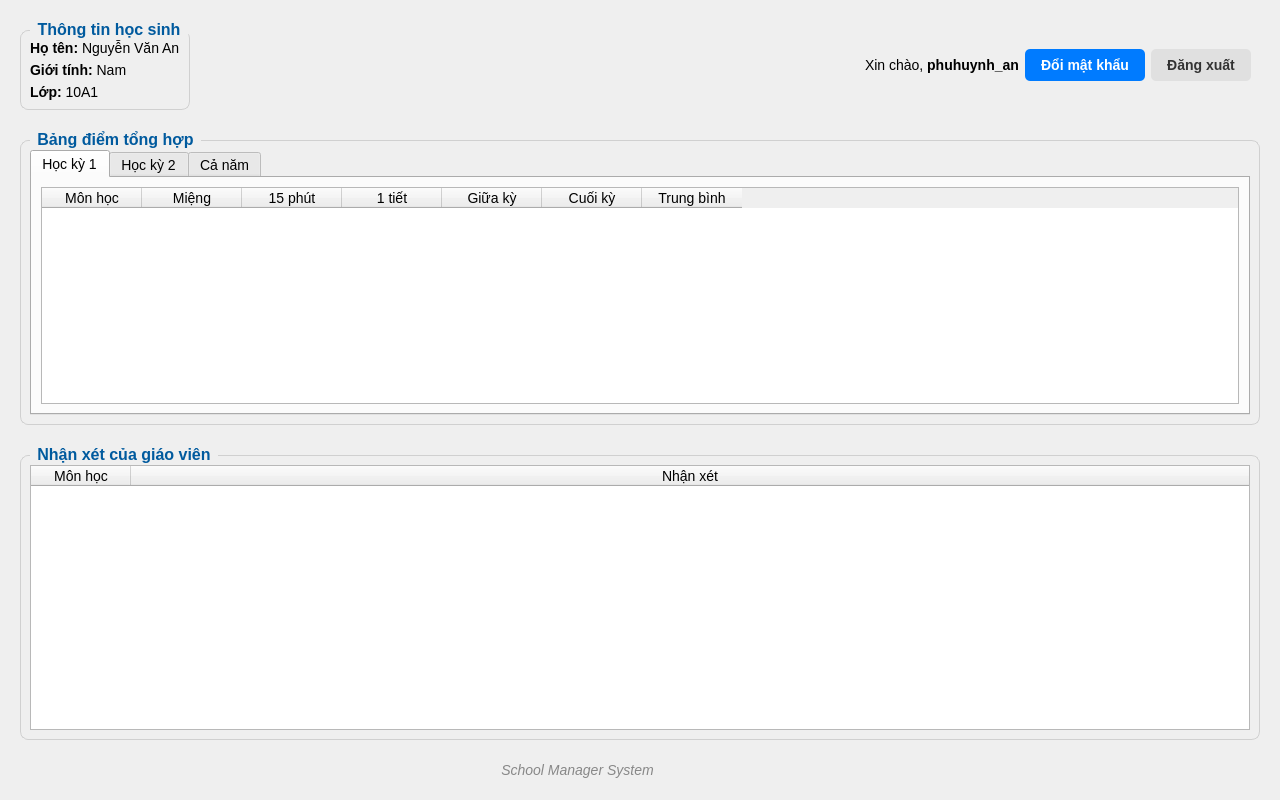
<?xml version="1.0" encoding="UTF-8"?>
<ui version="4.0">
 <class>MainWindow</class>
 <widget class="QMainWindow" name="MainWindow">
  <property name="geometry">
   <rect>
    <x>0</x>
    <y>0</y>
    <width>1280</width>
    <height>800</height>
   </rect>
  </property>
  <property name="windowTitle">
   <string>School Manager System</string>
  </property>
  <property name="styleSheet">
   <string notr="true">/* Bắt đầu thêm CSS tùy chỉnh tại đây nếu muốn */
QWidget {
    font-family: 'Segoe UI', Arial, sans-serif;
    font-size: 14px;
}

QGroupBox {
    font-size: 16px;
    font-weight: bold;
    border: 1px solid #D0D0D0;
    border-radius: 8px;
    margin-top: 10px;
}
QGroupBox::title {
    subcontrol-origin: margin;
    subcontrol-position: top left;
    padding: 0 5px 5px 5px;
    left: 10px;
    color: #005A9E;
}

QPushButton {
    background-color: #007BFF;
    color: white;
    font-weight: bold;
    border: none;
    border-radius: 5px;
    padding: 8px 16px;
}
QPushButton:hover {
    background-color: #0056b3;
}
</string>
  </property>
  <widget class="QWidget" name="centralwidget">
   <layout class="QVBoxLayout" name="verticalLayout">
    <property name="spacing">
     <number>20</number>
    </property>
    <property name="leftMargin">
     <number>20</number>
    </property>
    <property name="topMargin">
     <number>20</number>
    </property>
    <property name="rightMargin">
     <number>20</number>
    </property>
    <property name="bottomMargin">
     <number>20</number>
    </property>
    <item>
     <widget class="QWidget" name="header_widget" native="true">
      <layout class="QHBoxLayout" name="horizontalLayout_2">
       <property name="leftMargin">
        <number>0</number>
       </property>
       <property name="topMargin">
        <number>0</number>
       </property>
       <property name="rightMargin">
        <number>0</number>
       </property>
       <property name="bottomMargin">
        <number>0</number>
       </property>
       <item>
        <widget class="QGroupBox" name="student_info_box">
         <property name="enabled">
          <bool>true</bool>
         </property>
         <property name="minimumSize">
          <size>
           <width>163</width>
           <height>0</height>
          </size>
         </property>
         <property name="title">
          <string>Thông tin học sinh</string>
         </property>
         <layout class="QVBoxLayout" name="verticalLayout_2">
          <item>
           <widget class="QLabel" name="label_name">
            <property name="text">
             <string>&lt;b&gt;Họ tên:&lt;/b&gt; Nguyễn Văn An</string>
            </property>
           </widget>
          </item>
          <item>
           <widget class="QLabel" name="label_gender">
            <property name="text">
             <string>&lt;b&gt;Giới tính:&lt;/b&gt; Nam</string>
            </property>
           </widget>
          </item>
          <item>
           <widget class="QLabel" name="label_class">
            <property name="text">
             <string>&lt;b&gt;Lớp:&lt;/b&gt; 10A1</string>
            </property>
           </widget>
          </item>
         </layout>
        </widget>
       </item>
       <item>
        <spacer name="horizontalSpacer">
         <property name="orientation">
          <enum>Qt::Horizontal</enum>
         </property>
         <property name="sizeHint" stdset="0">
          <size>
           <width>40</width>
           <height>20</height>
          </size>
         </property>
        </spacer>
       </item>
       <item>
        <widget class="QWidget" name="parent_account_widget" native="true">
         <layout class="QHBoxLayout" name="horizontalLayout_3">
          <item>
           <widget class="QLabel" name="label_welcome">
            <property name="text">
             <string>Xin chào, &lt;b&gt;phuhuynh_an&lt;/b&gt;</string>
            </property>
           </widget>
          </item>
          <item>
           <widget class="QPushButton" name="btn_change_password">
            <property name="text">
             <string>Đổi mật khẩu</string>
            </property>
           </widget>
          </item>
          <item>
           <widget class="QPushButton" name="btn_logout">
            <property name="styleSheet">
             <string notr="true">background-color: #E0E0E0; color: #333333;</string>
            </property>
            <property name="text">
             <string>Đăng xuất</string>
            </property>
           </widget>
          </item>
         </layout>
        </widget>
       </item>
      </layout>
     </widget>
    </item>
    <item>
     <widget class="QGroupBox" name="grades_box">
      <property name="title">
       <string>Bảng điểm tổng hợp</string>
      </property>
      <layout class="QVBoxLayout" name="verticalLayout_3">
       <item>
        <widget class="QTabWidget" name="tabWidget">
         <property name="currentIndex">
          <number>0</number>
         </property>
         <widget class="QWidget" name="tab_hk1">
          <attribute name="title">
           <string>Học kỳ 1</string>
          </attribute>
          <layout class="QVBoxLayout" name="verticalLayout_5">
           <item>
            <widget class="QTableWidget" name="table_hk1">
             <property name="editTriggers">
              <set>QAbstractItemView::NoEditTriggers</set>
             </property>
             <column>
              <property name="text">
               <string>Môn học</string>
              </property>
             </column>
             <column>
              <property name="text">
               <string>Miệng</string>
              </property>
             </column>
             <column>
              <property name="text">
               <string>15 phút</string>
              </property>
             </column>
             <column>
              <property name="text">
               <string>1 tiết</string>
              </property>
             </column>
             <column>
              <property name="text">
               <string>Giữa kỳ</string>
              </property>
             </column>
             <column>
              <property name="text">
               <string>Cuối kỳ</string>
              </property>
             </column>
             <column>
              <property name="text">
               <string>Trung bình</string>
              </property>
             </column>
            </widget>
           </item>
          </layout>
         </widget>
         <widget class="QWidget" name="tab_hk2">
          <attribute name="title">
           <string>Học kỳ 2</string>
          </attribute>
          <layout class="QVBoxLayout" name="verticalLayout_6">
           <item>
            <widget class="QTableWidget" name="table_hk2">
             <property name="editTriggers">
              <set>QAbstractItemView::NoEditTriggers</set>
             </property>
             <column>
              <property name="text">
               <string>Môn học</string>
              </property>
             </column>
             <column>
              <property name="text">
               <string>Miệng</string>
              </property>
             </column>
             <column>
              <property name="text">
               <string>15 phút</string>
              </property>
             </column>
             <column>
              <property name="text">
               <string>1 tiết</string>
              </property>
             </column>
             <column>
              <property name="text">
               <string>Giữa kỳ</string>
              </property>
             </column>
             <column>
              <property name="text">
               <string>Cuối kỳ</string>
              </property>
             </column>
             <column>
              <property name="text">
               <string>Trung bình</string>
              </property>
             </column>
            </widget>
           </item>
          </layout>
         </widget>
         <widget class="QWidget" name="tab_year">
          <attribute name="title">
           <string>Cả năm</string>
          </attribute>
          <widget class="QWidget" name="layoutWidget">
           <property name="geometry">
            <rect>
             <x>6</x>
             <y>0</y>
             <width>1211</width>
             <height>231</height>
            </rect>
           </property>
           <layout class="QHBoxLayout" name="horizontalLayout_4">
            <item>
             <widget class="QTableWidget" name="table_year">
              <property name="editTriggers">
               <set>QAbstractItemView::NoEditTriggers</set>
              </property>
              <column>
               <property name="text">
                <string>Môn học</string>
               </property>
              </column>
              <column>
               <property name="text">
                <string>TB HK1</string>
               </property>
              </column>
              <column>
               <property name="text">
                <string>TB HK2</string>
               </property>
              </column>
              <column>
               <property name="text">
                <string>TB Cả năm</string>
               </property>
              </column>
             </widget>
            </item>
            <item>
             <layout class="QVBoxLayout" name="verticalLayout_7">
              <item>
               <widget class="QLabel" name="xeploai">
                <property name="text">
                 <string>&lt;html&gt;&lt;head/&gt;&lt;body&gt;&lt;p align=&quot;center&quot;&gt;&lt;span style=&quot; font-size:14pt; font-weight:600;&quot;&gt;Xếp loại: &lt;/span&gt;&lt;span style=&quot; font-size:14pt;&quot;&gt;Giỏi&lt;/span&gt;&lt;/p&gt;&lt;/body&gt;&lt;/html&gt;</string>
                </property>
               </widget>
              </item>
              <item>
               <widget class="QGraphicsView" name="chartViewPlaceholder">
                <property name="toolTip">
                 <string>Khu vực này sẽ hiển thị biểu đồ so sánh điểm</string>
                </property>
               </widget>
              </item>
             </layout>
            </item>
           </layout>
          </widget>
         </widget>
        </widget>
       </item>
      </layout>
     </widget>
    </item>
    <item>
     <widget class="QGroupBox" name="comments_box">
      <property name="title">
       <string>Nhận xét của giáo viên</string>
      </property>
      <layout class="QVBoxLayout" name="verticalLayout_4">
       <item>
        <widget class="QTableWidget" name="table_comments">
         <property name="editTriggers">
          <set>QAbstractItemView::NoEditTriggers</set>
         </property>
         <attribute name="horizontalHeaderStretchLastSection">
          <bool>true</bool>
         </attribute>
         <column>
          <property name="text">
           <string>Môn học</string>
          </property>
         </column>
         <column>
          <property name="text">
           <string>Nhận xét</string>
          </property>
         </column>
        </widget>
       </item>
      </layout>
     </widget>
    </item>
    <item>
     <widget class="QWidget" name="footer_widget" native="true">
      <layout class="QHBoxLayout" name="horizontalLayout">
       <property name="leftMargin">
        <number>0</number>
       </property>
       <property name="topMargin">
        <number>0</number>
       </property>
       <property name="rightMargin">
        <number>0</number>
       </property>
       <property name="bottomMargin">
        <number>0</number>
       </property>
       <item>
        <spacer name="horizontalSpacer_2">
         <property name="orientation">
          <enum>Qt::Horizontal</enum>
         </property>
         <property name="sizeHint" stdset="0">
          <size>
           <width>40</width>
           <height>20</height>
          </size>
         </property>
        </spacer>
       </item>
       <item>
        <widget class="QLabel" name="label_copyright">
         <property name="styleSheet">
          <string notr="true">color: #888888; font-style: italic;</string>
         </property>
         <property name="text">
          <string>School Manager System</string>
         </property>
         <property name="alignment">
          <set>Qt::AlignCenter</set>
         </property>
        </widget>
       </item>
       <item>
        <spacer name="horizontalSpacer_3">
         <property name="orientation">
          <enum>Qt::Horizontal</enum>
         </property>
         <property name="sizeHint" stdset="0">
          <size>
           <width>40</width>
           <height>20</height>
          </size>
         </property>
        </spacer>
       </item>
       <item>
        <widget class="QWidget" name="placeholder_widget" native="true">
         <property name="minimumSize">
          <size>
           <width>120</width>
           <height>0</height>
          </size>
         </property>
        </widget>
       </item>
      </layout>
     </widget>
    </item>
   </layout>
  </widget>
 </widget>
 <resources/>
 <connections/>
</ui>
